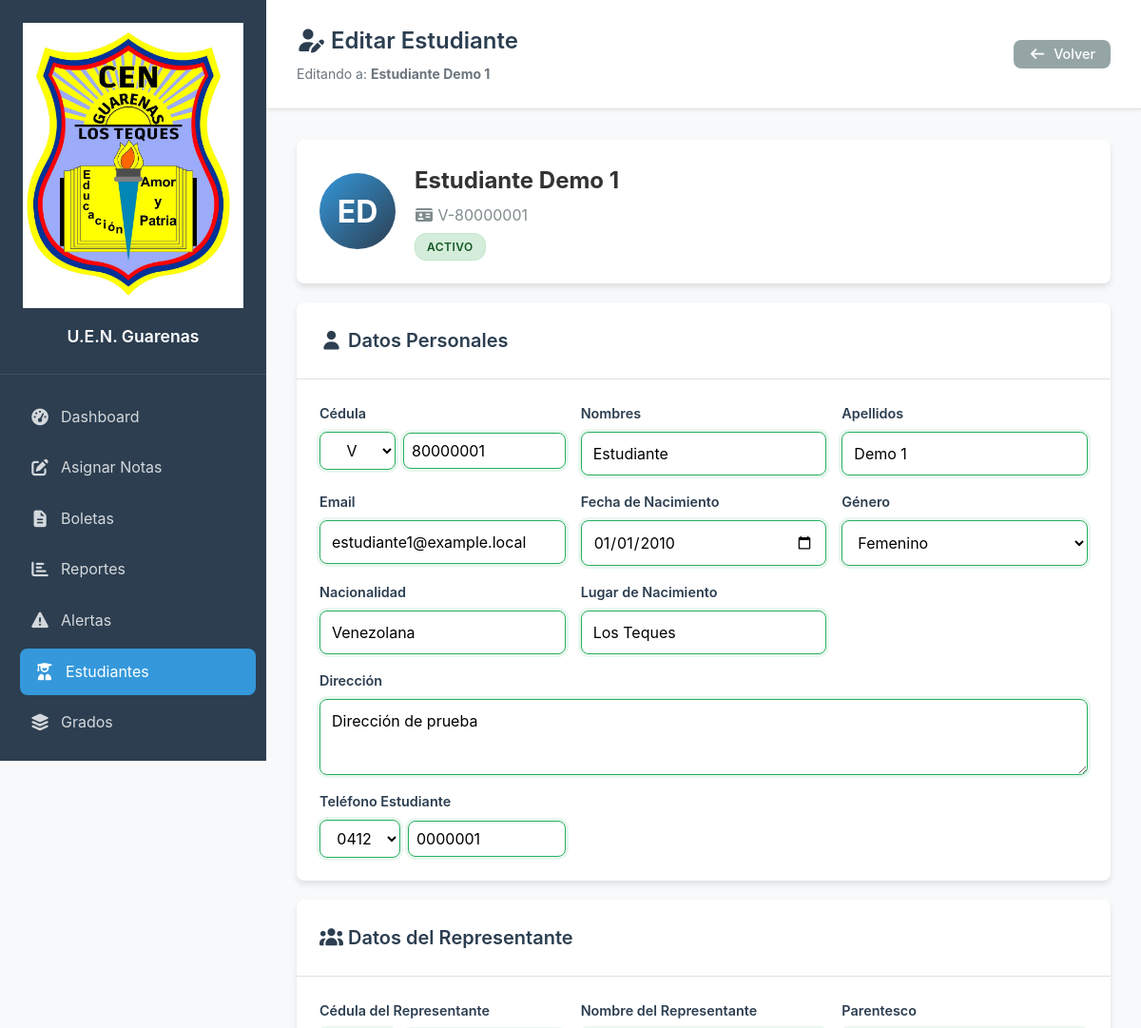
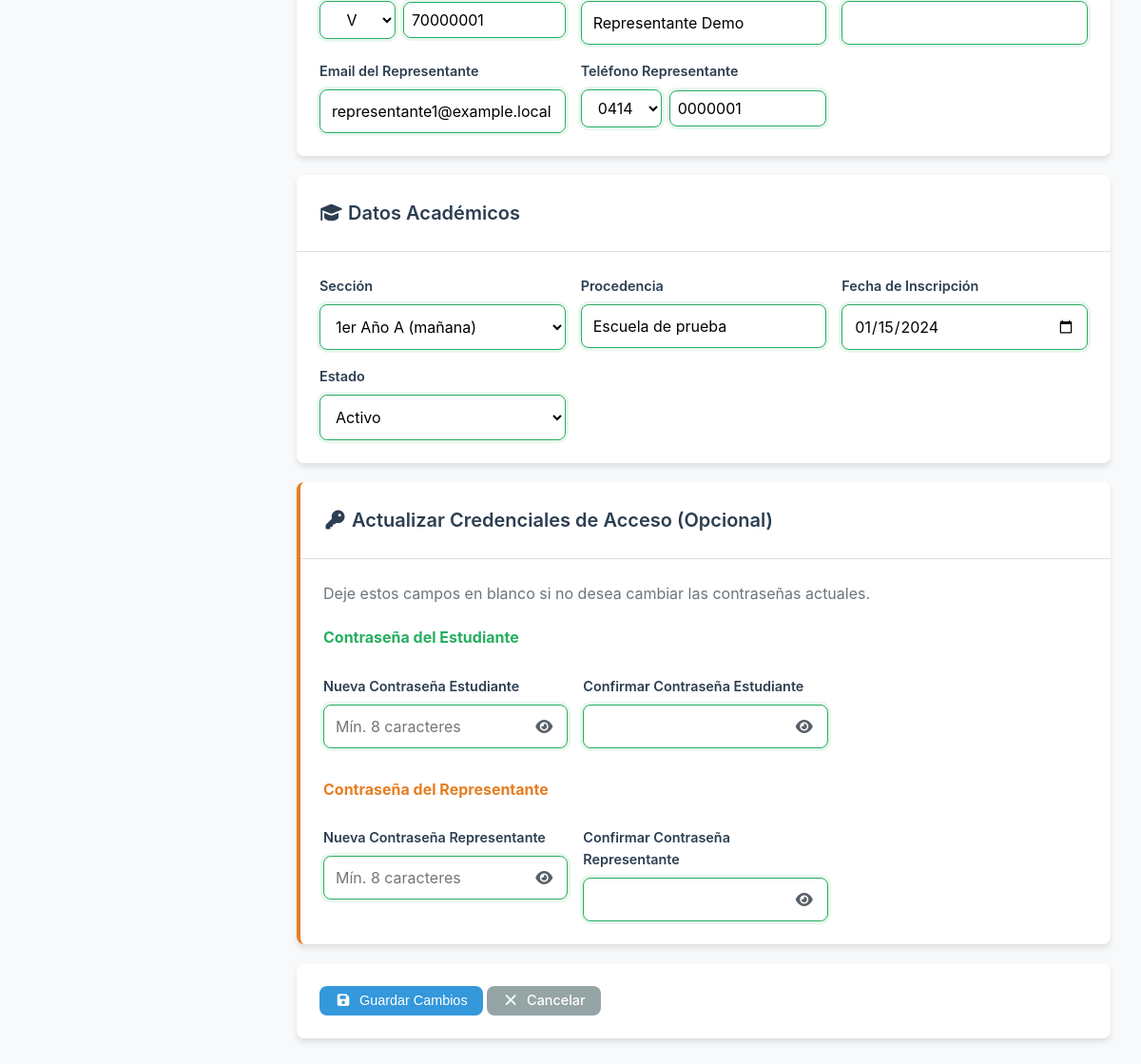
Page /editar_estudiante.php?id=1 (signed in) on the committed database (2 pictures, top to bottom).
### tables this page shows
CREATE TABLE `estudiantes` (
  `id` int(11) NOT NULL AUTO_INCREMENT,
  `cedula` varchar(20) NOT NULL,
  `nombres` varchar(100) NOT NULL,
  `apellidos` varchar(100) NOT NULL,
  `email` varchar(100) DEFAULT NULL,
  `usuario_id` int(11) DEFAULT NULL,
  `fecha_nacimiento` date DEFAULT NULL,
  `genero` enum('M','F') DEFAULT NULL,
  `nacionalidad` varchar(50) DEFAULT 'Venezolana',
  `lugar_nacimiento` varchar(150) DEFAULT NULL,
  `direccion` text DEFAULT NULL,
  `telefono_contacto` varchar(20) DEFAULT NULL,
  `nombre_representante` varchar(100) DEFAULT NULL,
  `cedula_representante` varchar(20) DEFAULT NULL,
  `telefono_representante` varchar(20) DEFAULT NULL,
  `email_representante` varchar(100) DEFAULT NULL,
  `parentesco` varchar(50) DEFAULT NULL,
  `procedencia` varchar(200) DEFAULT NULL,
  `seccion_id` int(11) DEFAULT NULL,
  `fecha_inscripcion` date DEFAULT NULL,
  `fecha_retiro` date DEFAULT NULL,
  `estado` enum('activo','inactivo','graduado') DEFAULT 'activo',
  `fecha_creacion` timestamp NOT NULL DEFAULT current_timestamp(),
  `fecha_actualizacion` timestamp NOT NULL DEFAULT current_timestamp() ON UPDATE current_timestamp(),
  PRIMARY KEY (`id`),
  KEY `fk_estudiante_usuario` (`usuario_id`),
  CONSTRAINT `fk_estudiante_usuario` FOREIGN KEY (`usuario_id`) REFERENCES `usuarios` (`id`) ON DELETE SET NULL
);

### editar_estudiante.php (the view, shortened to what this page needs)
<?php
require_once 'config.php';
$db = getDBConnection();
$id = (int)($_GET['id'] ?? 0);
$stmt = $db->prepare("SELECT * FROM estudiantes WHERE id = ?");
$stmt->execute([$id]);
$estudiante = $stmt->fetch();
$secciones = $db->query("SELECT s.id, CONCAT(g.nombre,' ',s.letra,' (',s.turno,')') as nombre FROM secciones s JOIN grados g ON s.grado_id=g.id WHERE s.activo=1 ORDER BY g.orden, s.letra")->fetchAll();
$iniciales = strtoupper(substr($estudiante['nombres'], 0, 1) . substr($estudiante['apellidos'], 0, 1));
$partes_cedula_est = explode('-', $estudiante['cedula']);
$cedula_est_pref = $partes_cedula_est[0] ?? 'V';
$cedula_est_num = $partes_cedula_est[1] ?? $estudiante['cedula'];
$partes_cedula_rep = explode('-', $estudiante['cedula_representante'] ?? '');
$cedula_rep_pref = $partes_cedula_rep[0] ?? 'V';
$cedula_rep_num = $partes_cedula_rep[1] ?? '';
$tel_est_actual = explode('-', $estudiante['telefono_contacto'] . '-');
$tel_est_prefijo_actual = $tel_est_actual[0];
$tel_est_numero_actual = $tel_est_actual[1] ?? '';
$tel_rep_actual = explode('-', $estudiante['telefono_representante'] . '-');
$tel_rep_prefijo_actual = $tel_rep_actual[0];
$tel_rep_numero_actual = $tel_rep_actual[1] ?? '';
?>
<!DOCTYPE html>
<html lang="es">
<head>
    <link rel="stylesheet" href="<?php echo APP_URL; ?>/assets/css/styles.css">
    <link rel="stylesheet" href="<?php echo APP_URL; ?>/assets/fontawesome/css/all.min.css">
</head>
<body>
<div class="dashboard-container">
    <?php echo getSidebar('estudiantes'); ?>
    <main class="main-content">
        <header class="main-header">
            <div>
                <h1><i class="fas fa-user-edit"></i> Editar Estudiante</h1>
                <p class="text-muted" style="margin: 5px 0 0 0; font-size: 14px;">Editando a: <strong><?php echo htmlspecialchars($estudiante['nombres'] . ' ' . $estudiante['apellidos']); ?></strong></p>
            </div>
            <div class="header-actions">
                <a href="estudiantes.php" class="btn btn-secondary"><i class="fas fa-arrow-left"></i> Volver</a>
            </div>
        </header>
        <div class="content-container">
            <div class="card" style="margin-bottom: 20px;">
                <div class="card-body" style="display: flex; align-items: center; gap: 20px;">
                    <div style="width: 80px; height: 80px; border-radius: 50%; background: linear-gradient(135deg, #3498db, #2c3e50); color: white; display: flex; align-items: center; justify-content: center; font-size: 32px; font-weight: bold; flex-shrink: 0;"><?php echo $iniciales; ?></div>
                    <div>
                        <h2 style="margin: 0;"><?php echo htmlspecialchars($estudiante['nombres'] . ' ' . $estudiante['apellidos']); ?></h2>
                        <p style="margin: 5px 0; color: #7f8c8d;"><i class="fas fa-id-card"></i> <?php echo htmlspecialchars($estudiante['cedula']); ?></p>
                        <span class="badge badge-<?php echo $estudiante['estado']=='activo'?'success':($estudiante['estado']=='inactivo'?'danger':'info'); ?>"><?php echo ucfirst($estudiante['estado']); ?></span>
                    </div>
                </div>
            </div>
            <form method="POST">
                <div class="card" style="margin-bottom: 20px;">
                    <div class="card-header"><h2><i class="fas fa-user"></i> Datos Personales</h2></div>
                    <div class="card-body">
                        <div class="form-grid">
                            <div class="form-group">
                                <label>Cédula</label>
                                <div class="phone-group">
                                    <select name="cedula_prefijo" class="form-control" style="width: 80px !important;">
                                        <option value="V" <?php echo $cedula_est_pref == 'V' ? 'selected' : ''; ?>>V</option>
                                    </select>
                                    <input type="text" name="cedula_numero" class="form-control" value="<?php echo htmlspecialchars($cedula_est_num); ?>" required maxlength="8" pattern="\d{6,8}" oninput="this.value = this.value.replace(/[^0-9]/g, '')">
                                </div>
                            </div>
                            <div class="form-group"><label>Nombres</label><input type="text" name="nombres" class="form-control" value="<?php echo htmlspecialchars($estudiante['nombres']); ?>" required oninput="this.value = this.value.replace(/[^a-zA-ZáéíóúÁÉÍÓÚñÑ\s]/g, '')"></div>
                            <div class="form-group"><label>Apellidos</label><input type="text" name="apellidos" class="form-control" value="<?php echo htmlspecialchars($estudiante['apellidos']); ?>" required oninput="this.value = this.value.replace(/[^a-zA-ZáéíóúÁÉÍÓÚñÑ\s]/g, '')"></div>
                            <div class="form-group"><label>Email</label><input type="email" name="email" class="form-control" value="<?php echo htmlspecialchars($estudiante['email']); ?>"></div>
                            <div class="form-group"><label>Fecha de Nacimiento</label><input type="date" name="fecha_nacimiento" class="form-control" value="<?php echo $estudiante['fecha_nacimiento']; ?>"></div>
                            <div class="form-group"><label>Género</label><select name="genero" class="form-control"><option value="F" <?php echo $estudiante['genero']=='F'?'selected':''; ?>>Femenino</option></select></div>
                            <div class="form-group"><label>Nacionalidad</label><input type="text" name="nacionalidad" class="form-control" value="<?php echo htmlspecialchars($estudiante['nacionalidad']); ?>" oninput="this.value = this.value.replace(/[^a-zA-ZáéíóúÁÉÍÓÚñÑ\s]/g, '')"></div>
                            <div class="form-group"><label>Lugar de Nacimiento</label><input type="text" name="lugar_nacimiento" class="form-control" value="<?php echo htmlspecialchars($estudiante['lugar_nacimiento']); ?>" oninput="this.value = this.value.replace(/[^a-zA-ZáéíóúÁÉÍÓÚñÑ\s]/g, '')"></div>
                            <div class="form-group full-width"><label>Dirección</label><textarea name="direccion" class="form-control" rows="2"><?php echo htmlspecialchars($estudiante['direccion']); ?></textarea></div>
                            <div class="form-group">
                                <label>Teléfono Estudiante</label>
                                <div class="phone-group">
                                    <select name="telefono_contacto_prefijo" class="form-control">
                                        <option value="0412" <?php echo $tel_est_prefijo_actual == '0412' ? 'selected' : ''; ?>>0412</option>
                                    </select>
                                    <input type="text" name="telefono_contacto_numero" class="form-control" value="<?php echo htmlspecialchars($tel_est_numero_actual); ?>" placeholder="1234567" maxlength="7" pattern="\d{7}" oninput="this.value = this.value.replace(/[^0-9]/g, '')">
                                </div>
                            </div>
                        </div>
                    </div>
                </div>
                <div class="card" style="margin-bottom: 20px;">
                    <div class="card-header"><h2><i class="fas fa-users"></i> Datos del Representante</h2></div>
                    <div class="card-body">
                        <div class="form-grid">
                            <div class="form-group">
                                <label>Cédula del Representante</label>
                                <div class="phone-group">
                                    <select name="cedula_rep_prefijo" class="form-control" style="width: 80px !important;">
                                        <option value="V" <?php echo $cedula_rep_pref == 'V' ? 'selected' : ''; ?>>V</option>
                                    </select>
                                    <input type="text" name="cedula_rep_numero" class="form-control" value="<?php echo htmlspecialchars($cedula_rep_num); ?>" maxlength="8" pattern="\d{6,8}" oninput="this.value = this.value.replace(/[^0-9]/g, '')">
                                </div>
                            </div>
                            <div class="form-group"><label>Nombre del Representante</label><input type="text" name="nombre_representante" class="form-control" value="<?php echo htmlspecialchars($estudiante['nombre_representante']); ?>" oninput="this.value = this.value.replace(/[^a-zA-ZáéíóúÁÉÍÓÚñÑ\s]/g, '')"></div>
                            <div class="form-group"><label>Parentesco</label><input type="text" name="parentesco" class="form-control" value="<?php echo htmlspecialchars($estudiante['parentesco']); ?>" oninput="this.value = this.value.replace(/[^a-zA-ZáéíóúÁÉÍÓÚñÑ\s]/g, '')"></div>
                            <div class="form-group"><label>Email del Representante</label><input type="email" name="email_representante" class="form-control" value="<?php echo htmlspecialchars($estudiante['email_representante']); ?>"></div>
                            <div class="form-group">
                                <label>Teléfono Representante</label>
                                <div class="phone-group">
                                    <select name="telefono_representante_prefijo" class="form-control">
                                        <option value="0414" <?php echo $tel_rep_prefijo_actual == '0414' ? 'selected' : ''; ?>>0414</option>
                                    </select>
                                    <input type="text" name="telefono_representante_numero" class="form-control" value="<?php echo htmlspecialchars($tel_rep_numero_actual); ?>" placeholder="1234567" maxlength="7" pattern="\d{7}" oninput="this.value = this.value.replace(/[^0-9]/g, '')">
                                </div>
                            </div>
                        </div>
                    </div>
                </div>
                <div class="card" style="margin-bottom: 20px;">
                    <div class="card-header"><h2><i class="fas fa-graduation-cap"></i> Datos Académicos</h2></div>
                    <div class="card-body">
                        <div class="form-grid">
                            <div class="form-group"><label>Sección</label><select name="seccion_id" class="form-control" required><option value="">Seleccione...</option><?php foreach($secciones as $s): ?><option value="<?php echo $s['id']; ?>" <?php echo $estudiante['seccion_id']==$s['id']?'selected':''; ?>><?php echo htmlspecialchars($s['nombre']); ?></option><?php endforeach; ?></select></div>
                            <div class="form-group"><label>Procedencia</label><input type="text" name="procedencia" class="form-control" value="<?php echo htmlspecialchars($estudiante['procedencia']); ?>"></div>
                            <div class="form-group"><label>Fecha de Inscripción</label><input type="date" name="fecha_inscripcion" class="form-control" value="<?php echo $estudiante['fecha_inscripcion']; ?>"></div>
                            <div class="form-group"><label>Estado</label><select name="estado" class="form-control"><option value="activo" <?php echo $estudiante['estado']=='activo'?'selected':''; ?>>Activo</option></select></div>
                        </div>
                    </div>
                </div>
                <div class="card" style="margin-bottom: 20px; border-left: 4px solid #e67e22;">
                    <div class="card-header"><h2><i class="fas fa-key"></i> Actualizar Credenciales de Acceso (Opcional)</h2></div>
                    <div class="card-body">
                        <p class="text-muted" style="margin-bottom: 15px;">Deje estos campos en blanco si no desea cambiar las contraseñas actuales.</p>
                        <div class="form-grid">
                            <div class="form-group full-width" style="margin-top: 5px;">
                                <h4 style="color: #27ae60; margin-bottom: 10px;">Contraseña del Estudiante</h4>
                            </div>
                            <div class="form-group">
                                <label>Nueva Contraseña Estudiante</label>
                                <div class="password-wrapper">
                                    <input type="password" name="password_estudiante" id="pass_est" class="form-control" placeholder="Mín. 8 caracteres">
                                    <i class="fas fa-eye toggle-password" onclick="togglePassword('pass_est', this)"></i>
                                </div>
                            </div>
                            <div class="form-group"><label>Confirmar Contraseña Estudiante</label>
                                <div class="password-wrapper">
                                    <input type="password" name="confirm_password_estudiante" id="pass_est_conf" class="form-control">
                                    <i class="fas fa-eye toggle-password" onclick="togglePassword('pass_est_conf', this)"></i>
                                </div>
                            </div>
                            <div class="form-group full-width" style="margin-top: 15px;">
                                <h4 style="color: #e67e22; margin-bottom: 10px;">Contraseña del Representante</h4>
                            </div>
                            <div class="form-group">
                                <label>Nueva Contraseña Representante</label>
                                <div class="password-wrapper">
                                    <input type="password" name="password_representante" id="pass_rep" class="form-control" placeholder="Mín. 8 caracteres">
                                    <i class="fas fa-eye toggle-password" onclick="togglePassword('pass_rep', this)"></i>
                                </div>
                            </div>
                            <div class="form-group"><label>Confirmar Contraseña Representante</label>
                                <div class="password-wrapper">
                                    <input type="password" name="confirm_password_representante" id="pass_rep_conf" class="form-control">
                                    <i class="fas fa-eye toggle-password" onclick="togglePassword('pass_rep_conf', this)"></i>
                                </div>
                            </div>
                        </div>
                    </div>
                </div>
                <div class="card">
                    <div class="card-body" style="display: flex; justify-content: space-between;">
                        <div>
                            <button type="submit" class="btn btn-primary"><i class="fas fa-save"></i> Guardar Cambios</button>
                            <a href="estudiantes.php" class="btn btn-secondary"><i class="fas fa-times"></i> Cancelar</a>
                        </div>
                    </div>
                </div>
            </form>
        </div>
    </main>
</div>
</body>
</html>

### rows in the picture
estudiantes: nombres+apellidos "Estudiante Demo 1", iniciales "ED", cedula "V-80000001", estado "ACTIVO", cedula_prefijo "V", cedula_numero "80000001", nombres "Estudiante", apellidos "Demo 1", email "estudiante1@example.local", fecha_nacimiento "01/01/2010", genero "Femenino", nacionalidad "Venezolana", lugar_nacimiento "Los Teques", direccion "Dirección de prueba", telefono_contacto_prefijo "0412", telefono_contacto_numero "0000001", cedula_rep_prefijo "V", cedula_rep_numero "70000001", nombre_representante "Representante Demo", email_representante "representante1@example.local", telefono_representante_prefijo "0414", telefono_representante_numero "0000001", seccion_id "1er Año A (mañana)", procedencia "Escuela de prueba", fecha_inscripcion "01/15/2024", estado "Activo"

### other values in the picture
APP_NAME "U.E.N. Guarenas"
